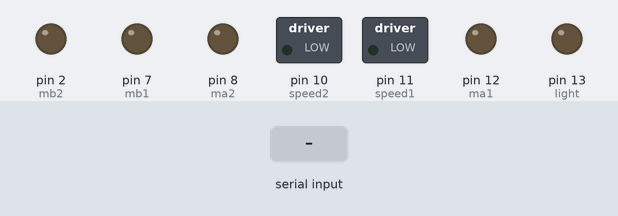
A sketch run on a simulated Arduino Uno, built with avr-gcc and run on an emulated ATmega328P. Parts: switched loads named in the sketch (green lamp = pin HIGH), output pins drawn as LEDs (lit = HIGH). Inputs (shaded band) come from the test bench. What the sketch prints to the serial monitor is not drawn.

Above: at 1.2 s.
1.3 s: "R" received over Serial
At 2.7 s:
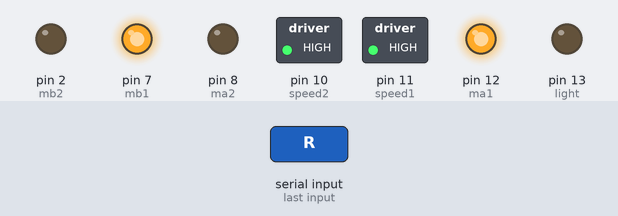
3.0 s: byte 83 ('S') received over Serial
At 4.1 s:
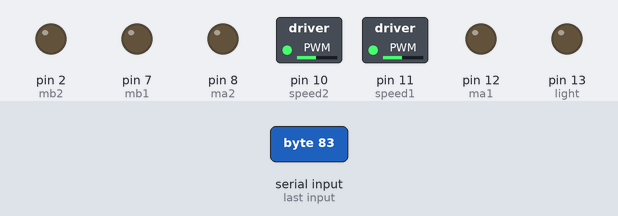
4.5 s: "L" received over Serial
At 5.3 s:
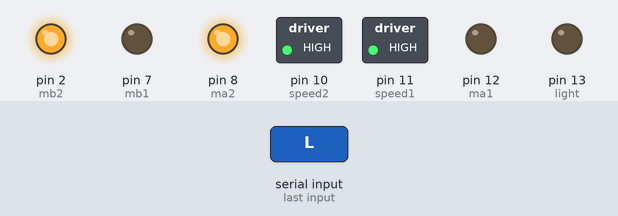
6.0 s: "B" received over Serial
At 6.4 s:
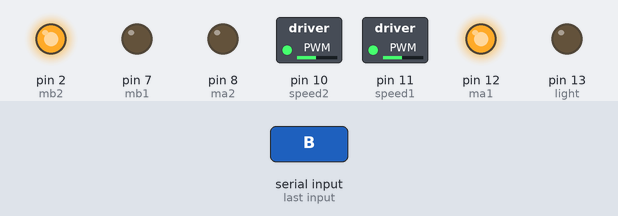
7.5 s: "F" received over Serial
At 8.7 s:
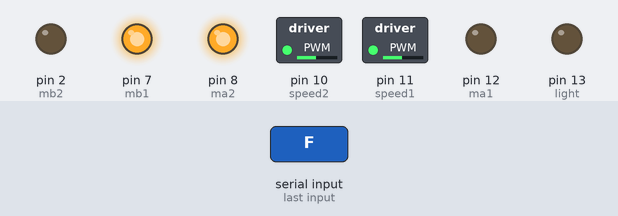
9.0 s: "W" received over Serial
At 10.0 s:
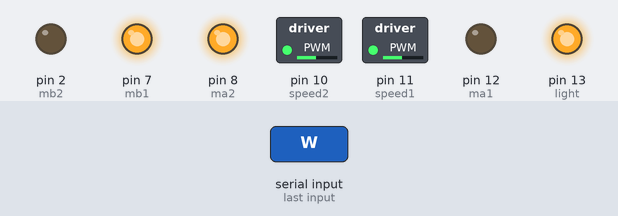
Timing chart, 0 to 11.5 s (numbered marks = the images above; inputs shaded):
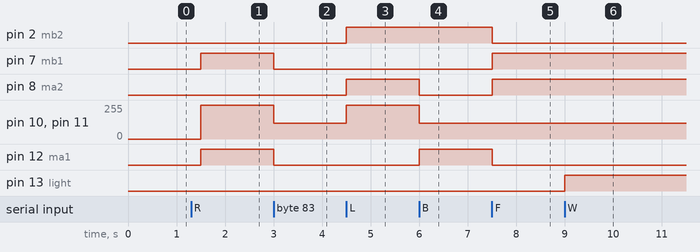

The sketch:

balaram_motor_bluetooth.ino
```cpp
char value;
int i=120;
int speed1=11;
int speed2=10;
int ma1=12;
int ma2=8;
int mb1=7;
int mb2=2;
int light=13;


void setup(){
Serial.begin(9600);
pinMode(speed1,OUTPUT);
pinMode(speed2,OUTPUT);
pinMode(ma1,OUTPUT);
pinMode(ma2,OUTPUT);
pinMode(mb1,OUTPUT);
pinMode(mb2,OUTPUT);
pinMode(light,OUTPUT);
digitalWrite(light,LOW);
}

void loop(){
value=Serial.read();
Serial.println(value);

if(value=='1'){
  i=120;
}
else if(value=='2'){
  i=180;
}
else if(value=='3'){
  i=210;
}
else if(value=='0'){
  i=0;
}
else if(value=='4'){
  i=255;
}
Serial.println(i);

if(value=='R'){
  analogWrite(speed1,255);
  analogWrite(speed2,255);
  digitalWrite(ma1,HIGH);
  digitalWrite(mb1,HIGH);
  digitalWrite(ma2,LOW);
  digitalWrite(mb2,LOW);
  Serial.println("Right");
}
else if(value=='L'){
  analogWrite(speed1,255);
  analogWrite(speed2,255);
  digitalWrite(ma2,HIGH);
  digitalWrite(mb2,HIGH);
  digitalWrite(ma1,LOW);
  digitalWrite(mb1,LOW);
  Serial.println("Left");
}

else if(value=='B'){
  analogWrite(speed1,i);
  analogWrite(speed2,i);
  digitalWrite(ma1,HIGH);
  digitalWrite(mb2,HIGH);
  digitalWrite(ma2,LOW);
  digitalWrite(mb1,LOW);
  Serial.println("Back");
}

else if(value=='F'){
  analogWrite(speed1,i);
  analogWrite(speed2,i);
  digitalWrite(ma2,HIGH);
  digitalWrite(mb1,HIGH);
  digitalWrite(ma1,LOW);
  digitalWrite(mb2,LOW);
  Serial.println("Front");
}

else if(value=='W'){
  digitalWrite(light,HIGH);
}
else if(value=='A'){
  digitalWrite(light,LOW);
}


else if(value=='S'){
  analogWrite(speed1,i);
  analogWrite(speed2,i);
  digitalWrite(ma2,LOW);
  digitalWrite(mb1,LOW);
  digitalWrite(ma1,LOW);
  digitalWrite(mb2,LOW);
  Serial.println("off");
}


delay(500);
}
```

Measured:
- after the input at 1.3 s, pin 7 (mb1), pin 12 (ma1): LOW → HIGH after 0.20 s; pin 10 (speed2), pin 11 (speed1): 0/255 → 255/255 after 0.20 s
- after the input at 3.0 s, pin 7 (mb1), pin 12 (ma1): HIGH → LOW at once; pin 10 (speed2), pin 11 (speed1): 255/255 → 120/255 at once
- after the input at 4.5 s, pin 2 (mb2), pin 8 (ma2): LOW → HIGH at once; pin 10 (speed2), pin 11 (speed1): 120/255 → 255/255 at once
- after the input at 6.0 s, pin 8 (ma2): HIGH → LOW at once; pin 10 (speed2), pin 11 (speed1): 255/255 → 120/255 at once; pin 12 (ma1): LOW → HIGH at once
- after the input at 7.5 s, pin 2 (mb2), pin 12 (ma1): HIGH → LOW at once; pin 7 (mb1), pin 8 (ma2): LOW → HIGH at once
- after the input at 9.0 s, pin 13 (light): LOW → HIGH at once
